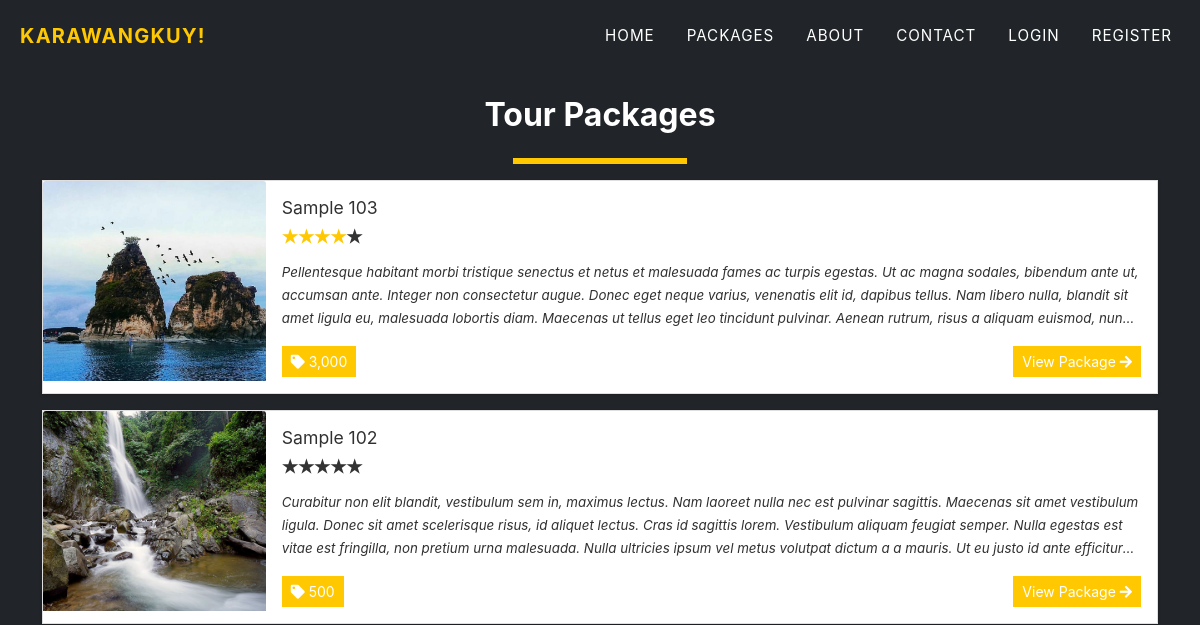
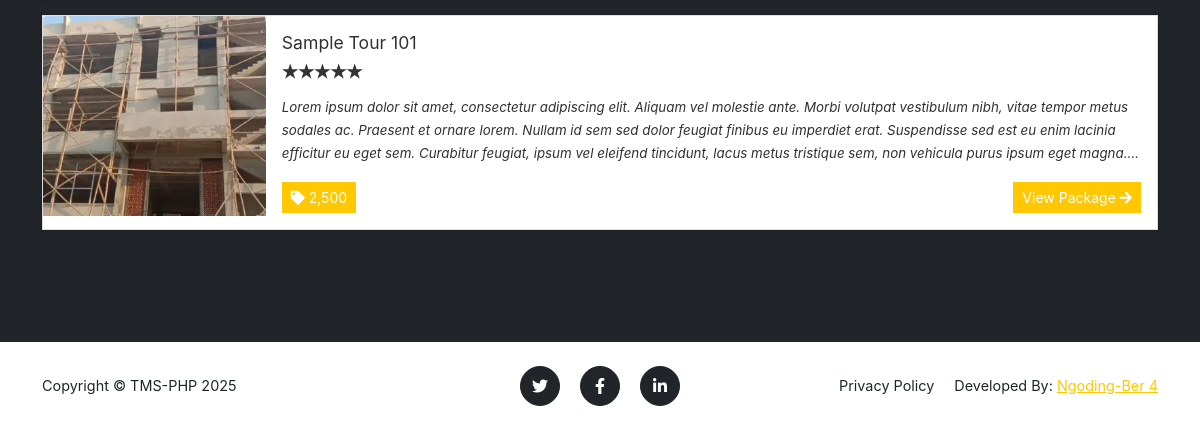
The page /?page=packages on the database as committed earlier (2 pictures, top to bottom).
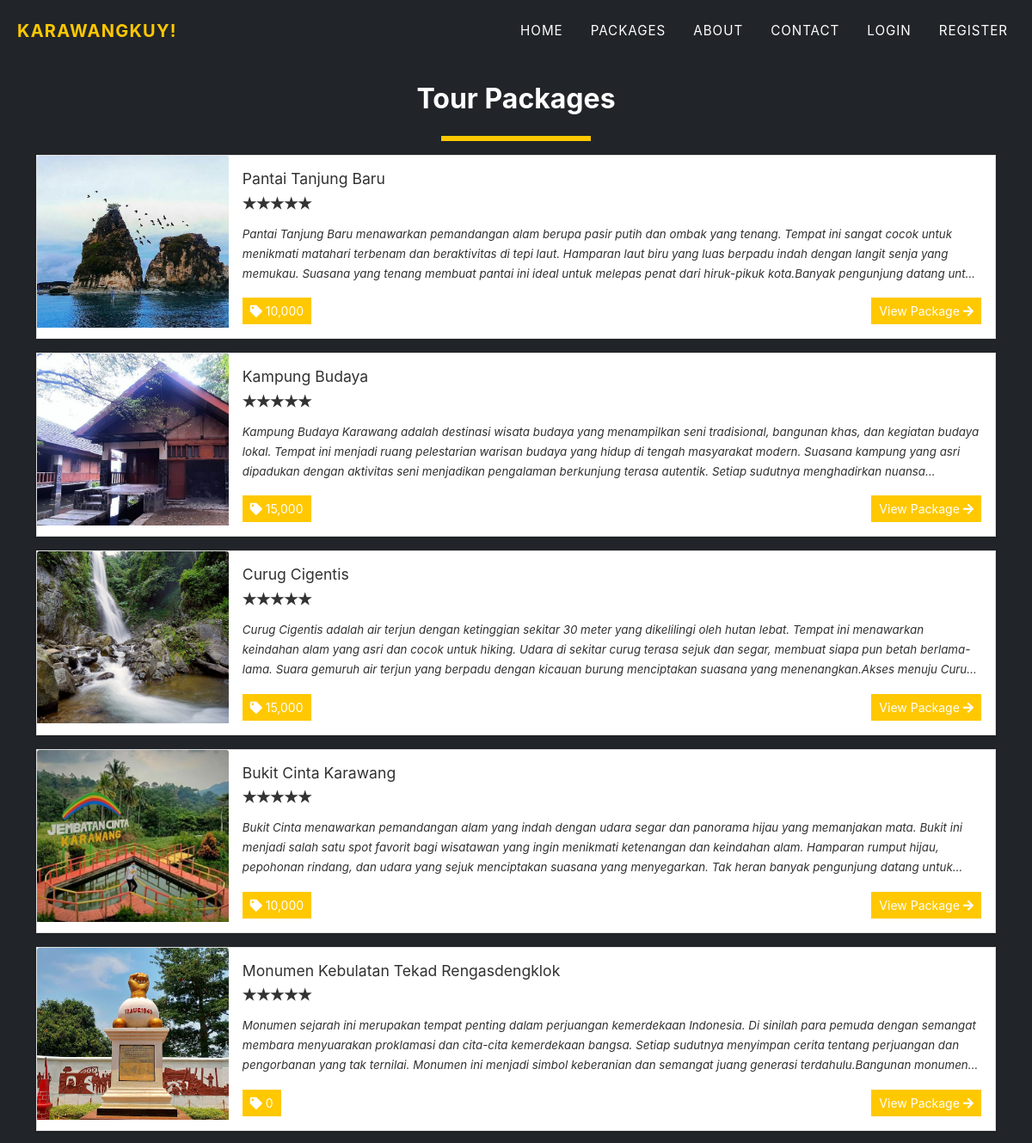
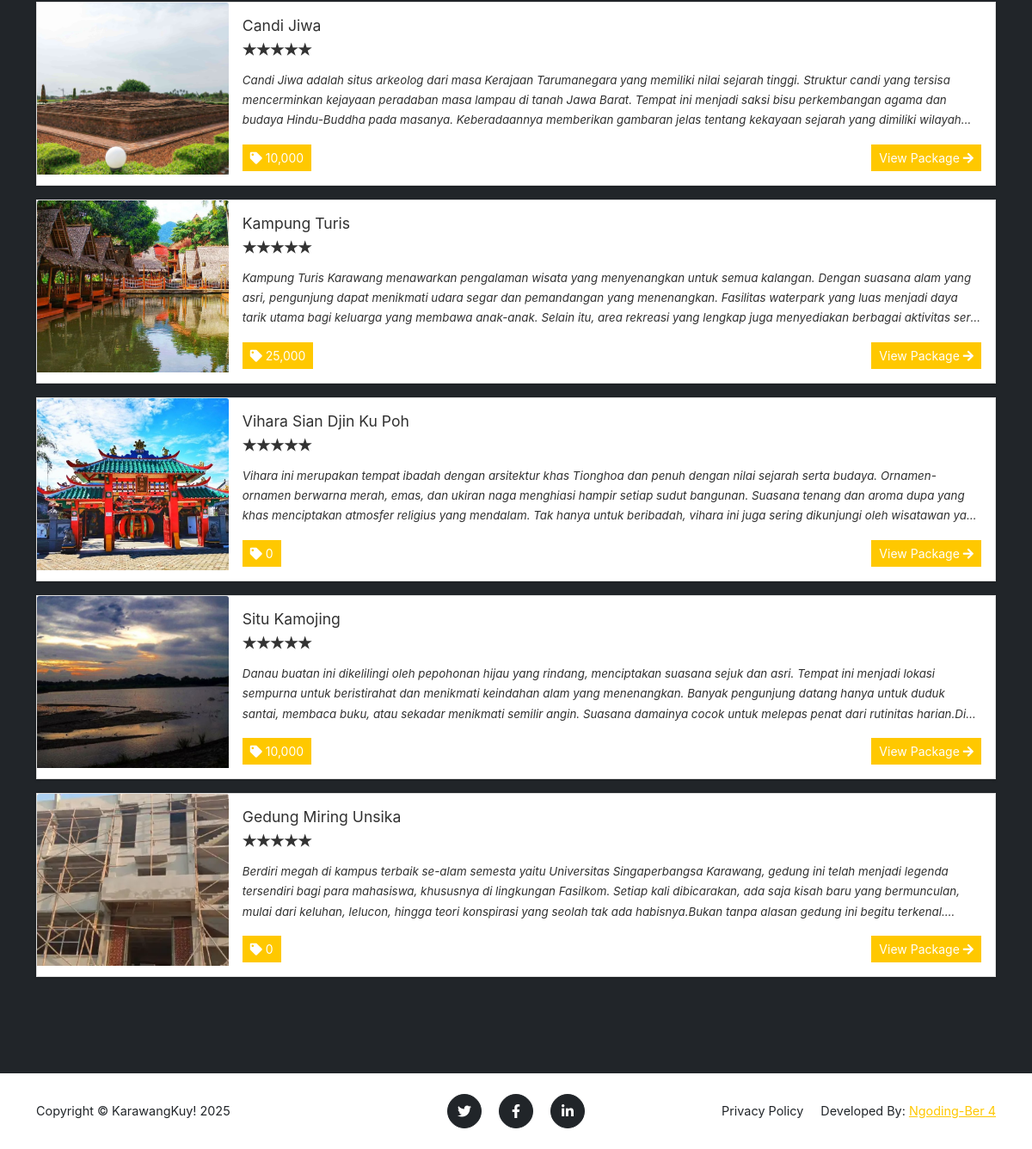
The same page on the database as committed later (2 pictures, top to bottom).
### tables this page shows
CREATE TABLE `packages` (
  `id` int(30) NOT NULL,
  `title` text DEFAULT NULL,
  `tour_location` text DEFAULT NULL,
  `cost` double NOT NULL,
  `description` text DEFAULT NULL,
  `upload_path` text DEFAULT NULL,
  `status` tinyint(4) NOT NULL DEFAULT 1 COMMENT '1 =active ,2 = Inactive',
  `date_created` datetime NOT NULL DEFAULT current_timestamp()
);

### config.php (called while the page is built, shortened)
<?php
require_once('classes/DBConnection.php');
require_once('classes/SystemSettings.php');
function validate_image($file){
	if(!empty($file)){
		if(is_file(base_app.$file)){
			return base_url.$file;
		}else{
			return base_url.'dist/img/no-image-available.png';
		}
	}else{
		return base_url.'dist/img/no-image-available.png';
	}
}
?>

### classes/DBConnection.php (called while the page is built, shortened)
<?php
class DBConnection{
    private $host = DB_SERVER;
    private $username = DB_USERNAME;
    private $password = DB_PASSWORD;
    private $database = DB_NAME;
    public $conn;
    public function __construct(){
        if (!isset($this->conn)) {
            $this->conn = new mysqli($this->host, $this->username, $this->password, $this->database);
        }
    }
}
?>

### packages.php (the view)
<section class="page-section bg-dark" id="home">
	<div class="container">
		<h2 class="text-center">Tour Packages</h2>
	<div class="d-flex w-100 justify-content-center">
		<hr class="border-warning" style="border:3px solid" width="15%">
	</div>
	<div class="w-100">
		<?php
		$packages = $conn->query("SELECT * FROM `packages` order by rand() ");
			while($row = $packages->fetch_assoc() ):
				$cover='';
				if(is_dir(base_app.'uploads/package_'.$row['id'])){
					$img = scandir(base_app.'uploads/package_'.$row['id']);
					$k = array_search('.',$img);
					if($k !== false)
						unset($img[$k]);
					$k = array_search('..',$img);
					if($k !== false)
						unset($img[$k]);
					$cover = isset($img[2]) ? 'uploads/package_'.$row['id'].'/'.$img[2] : "";
				}
				$row['description'] = strip_tags(stripslashes(html_entity_decode($row['description'])));
				$review = $conn->query("SELECT * FROM `rate_review` where package_id='{$row['id']}'");
				$review_count =$review->num_rows;
				$rate = 0;
				while($r= $review->fetch_assoc()){
					$rate += $r['rate'];
				}
				if($rate > 0 && $review_count > 0)
				$rate = number_format($rate/$review_count,0,"");
		?>
			<div class="card d-flex w-100 rounded-0 mb-3 package-item">
				<img class="card-img-top" src="<?php echo validate_image($cover) ?>" alt="<?php echo $row['title'] ?>" height="200rem" style="object-fit:cover">
				<div class="card-body">
				<h5 class="card-title truncate-1"><?php echo $row['title'] ?></h5>
				<div class=" w-100 d-flex justify-content-start">
				<form action="">
					<div class="stars stars-small">
							<input disabled class="star star-5" id="star-5" type="radio" name="star" <?php echo $rate == 5 ? "checked" : '' ?>/> <label class="star star-5" for="star-5"></label>
							<input disabled class="star star-4" id="star-4" type="radio" name="star" <?php echo $rate == 4 ? "checked" : '' ?>/> <label class="star star-4" for="star-4"></label>
							<input disabled class="star star-3" id="star-3" type="radio" name="star" <?php echo $rate == 3 ? "checked" : '' ?>/> <label class="star star-3" for="star-3"></label>
							<input disabled class="star star-2" id="star-2" type="radio" name="star" <?php echo $rate == 2 ? "checked" : '' ?>/> <label class="star star-2" for="star-2"></label>
							<input disabled class="star star-1" id="star-1" type="radio" name="star" <?php echo $rate == 1 ? "checked" : '' ?>/> <label class="star star-1" for="star-1"></label>
					</div>
				</form>
				</div>
				<p class="card-text truncate"><?php echo $row['description'] ?></p>
				<div class="w-100 d-flex justify-content-between">
					<span class="rounded-0 btn btn-flat btn-sm btn-primary"><i class="fa fa-tag"></i> <?php echo number_format($row['cost']) ?></span>
					<a href="./?page=view_package&id=<?php echo md5($row['id']) ?>" class="btn btn-sm btn-flat btn-warning">View Package <i class="fa fa-arrow-right"></i></a>
				</div>
				</div>
			</div>
		<?php endwhile; ?>
	</div>
	</div>
</section>

### index.php (shortened to what this page needs)
<!DOCTYPE html>
<html lang="en" class="" style="height: auto;">
<?php require_once('config.php'); ?>
 <?php require_once('inc/header.php') ?>
  <body class="hold-transition layout-top-nav" >
     <?php $page = isset($_GET['page']) ? $_GET['page'] : 'portal';  ?>
     <?php require_once('inc/topBarNav.php') ?>
     <?php
        if(!file_exists($page.".php") && !is_dir($page)){
            include '404.html';
        }else{
          if(is_dir($page))
            include $page.'/index.php';
          else
            include $page.'.php';
        }
      ?>
      <?php require_once('inc/footer.php') ?>
  </body>
</html>

### inc/header.php (shortened to what this page needs)
<head>
    <link rel="stylesheet" href="<?php echo base_url ?>plugins/fontawesome-free/css/all.min.css">
    <link rel="stylesheet" href="<?php echo base_url ?>plugins/tempusdominus-bootstrap-4/css/tempusdominus-bootstrap-4.min.css">
  <link rel="stylesheet" href="<?php echo base_url ?>plugins/datatables-bs4/css/dataTables.bootstrap4.min.css">
  <link rel="stylesheet" href="<?php echo base_url ?>plugins/datatables-responsive/css/responsive.bootstrap4.min.css">
  <link rel="stylesheet" href="<?php echo base_url ?>plugins/datatables-buttons/css/buttons.bootstrap4.min.css">
  <link rel="stylesheet" href="<?php echo base_url ?>plugins/select2/css/select2.min.css">
  <link rel="stylesheet" href="<?php echo base_url ?>plugins/select2-bootstrap4-theme/select2-bootstrap4.min.css">
    <link rel="stylesheet" href="<?php echo base_url ?>plugins/icheck-bootstrap/icheck-bootstrap.min.css">
    <link rel="stylesheet" href="<?php echo base_url ?>plugins/jqvmap/jqvmap.min.css">
    <link rel="stylesheet" href="<?php echo base_url ?>dist/css/adminlte.css">
    <link rel="stylesheet" href="<?php echo base_url ?>dist/css/custom.css">
    <link rel="stylesheet" href="<?php echo base_url ?>assets/css/styles.css">
    <link rel="stylesheet" href="<?php echo base_url ?>plugins/overlayScrollbars/css/OverlayScrollbars.min.css">
    <link rel="stylesheet" href="<?php echo base_url ?>plugins/daterangepicker/daterangepicker.css">
    <link rel="stylesheet" href="<?php echo base_url ?>plugins/summernote/summernote-bs4.min.css">
  <link rel="stylesheet" href="<?php echo base_url ?>plugins/sweetalert2-theme-bootstrap-4/bootstrap-4.min.css">
  </head>

### inc/topBarNav.php (shortened to what this page needs)
<nav class="navbar navbar-expand-lg navbar-dark fixed-top navbar-shrink" id="mainNav">
           <div class="container-fluid">
               <a class="navbar-brand" href="<?php echo $page !='home' ? './':''  ?>"><span class="text-waring">KarawangKuy!</span></a>
               <div class="collapse navbar-collapse" id="navbarResponsive">
                   <ul class="navbar-nav text-uppercase ms-auto py-4 py-lg-0">
                       <li class="nav-item"><a class="nav-link" href="<?php echo $page !='home' ? './':''  ?>">Home</a></li>
                       <li class="nav-item"><a class="nav-link" href="./?page=packages">Packages</a></li>
                       <li class="nav-item"><a class="nav-link" href="<?php echo $page !='home' ? './':''  ?>#about">About</a></li>
                       <li class="nav-item"><a class="nav-link" href="<?php echo $page !='home' ? './':''  ?>#contact">Contact</a></li>
                       <?php if(isset($_SESSION['userdata'])): ?>
                         <li class="nav-item"><a class="nav-link" href="./?page=my_account"><i class="fa fa-user"></i> Hi, <?php  echo $_settings->userdata('firstname') ?>!</a></li>
                         <li class="nav-item"><a class="nav-link" href="logout.php"><i class="fa fa-sign-out-alt"></i></a></li>
                       <?php else: ?>
                         <li class="nav-item"><a class="nav-link" href="javascript:void(0)" id="login_btn">Login</a></li>
                         <li class="nav-item"><a class="nav-link" href="javascript:void(0)" id="register_btn">Register</a></li>
                       <?php endif; ?>
                   </ul>
               </div>
           </div>
       </nav>

### inc/footer.php (shortened to what this page needs)
<footer class="footer py-4">
	<div class="container">
		<div class="row align-items-center">
			<div class="col-lg-4 text-lg-start">Copyright &copy; <?php echo $_settings->info('short_name') ?> 2025</div>
			<div class="col-lg-4 my-3 my-lg-0">
				<a class="btn btn-dark btn-social mx-2" href="#!"><i class="fab fa-twitter"></i></a>
				<a class="btn btn-dark btn-social mx-2" href="https://www.facebook.com/muhammad.sulton.tamvan"><i class="fab fa-facebook-f"></i></a>
				<a class="btn btn-dark btn-social mx-2" href="https://www.linkedin.com/in/muhammad-sulton-76723b2b9/"><i class="fab fa-linkedin-in"></i></a>
			</div>
			<div class="col-lg-4 text-lg-end">
				<a class="link-dark text-decoration-none me-3" href="javascript:void(0)" id="p_use">Privacy Policy</a>
        <span>Developed By: <a href="https://www.linkedin.com/in/muhammad-sulton-76723b2b9/">Ngoding-Ber 4</a></span>
			</div>
		</div>
	</div>
</footer>

Rows that differ between the two databases and show on the page:
changed packages: title "Sample 103" → "Pantai Tanjung Baru"; description "Pellentesque habitant morbi tristique senectus et netus et malesuada fames ac turpis egestas. Ut ac magna sodales, bibendum ante ut, accumsan ante. Integer non consectetur augue. Donec eget neque varius, venenatis elit id, dapibus tellus. Nam libero nulla, blandit sit amet ligula eu, malesuada lobortis diam. Maecenas ut tellus eget leo tincidunt pulvinar. Aenean rutrum, risus a aliquam euismod,…" → "Pantai Tanjung Baru menawarkan pemandangan alam berupa pasir putih dan ombak yang tenang. Tempat ini sangat cocok untuk menikmati matahari terbenam dan beraktivitas di tepi laut. Hamparan laut biru yang luas berpadu indah dengan langit senja yang memukau. Suasana yang tenang membuat pantai ini ideal untuk melepas penat dari hiruk-pikuk kota.Banyak pengunjung datang…"; cost "3,000" → "10,000"
added packages: shows a picture, title "Kampung Budaya", description "Kampung Budaya Karawang adalah destinasi wisata budaya yang menampilkan seni tradisional, bangunan khas, dan kegiatan budaya lokal. Tempat ini menjadi ruang pelestarian warisan budaya yang hidup di tengah masyarakat modern. Suasana kampung yang asri dipadukan dengan aktivitas seni menjadikan pengalaman berkunjung terasa autentik. Setiap sudutnya menghadirkan…", cost "15,000"
changed packages: title "Sample 102" → "Curug Cigentis"; description "Curabitur non elit blandit, vestibulum sem in, maximus lectus. Nam laoreet nulla nec est pulvinar sagittis. Maecenas sit amet vestibulum ligula. Donec sit amet scelerisque risus, id aliquet lectus. Cras id sagittis lorem. Vestibulum aliquam feugiat semper. Nulla egestas est vitae est fringilla, non pretium urna malesuada. Nulla ultricies ipsum vel metus volutpat dictum a a mauris. Ut eu justo id ante…" → "Curug Cigentis adalah air terjun dengan ketinggian sekitar 30 meter yang dikelilingi oleh hutan lebat. Tempat ini menawarkan keindahan alam yang asri dan cocok untuk hiking. Udara di sekitar curug terasa sejuk dan segar, membuat siapa pun betah berlama-lama. Suara gemuruh air terjun yang berpadu dengan kicauan burung menciptakan suasana yang menenangkan.Akses menuju…"; cost "500" → "15,000"
added packages: shows a picture, title "Bukit Cinta Karawang", description "Bukit Cinta menawarkan pemandangan alam yang indah dengan udara segar dan panorama hijau yang memanjakan mata. Bukit ini menjadi salah satu spot favorit bagi wisatawan yang ingin menikmati ketenangan dan keindahan alam. Hamparan rumput hijau, pepohonan rindang, dan udara yang sejuk menciptakan suasana yang menyegarkan. Tak heran banyak pengunjung datang…", cost "10,000"
added packages: shows a picture, title "Monumen Kebulatan Tekad Rengasdengklok", description "Monumen sejarah ini merupakan tempat penting dalam perjuangan kemerdekaan Indonesia. Di sinilah para pemuda dengan semangat membara menyuarakan proklamasi dan cita-cita kemerdekaan bangsa. Setiap sudutnya menyimpan cerita tentang perjuangan dan pengorbanan yang tak ternilai. Monumen ini menjadi simbol keberanian dan semangat juang generasi terdahulu.Bangunan…", cost "0"
added packages: shows a picture, title "Candi Jiwa", description "Candi Jiwa adalah situs arkeolog dari masa Kerajaan Tarumanegara yang memiliki nilai sejarah tinggi. Struktur candi yang tersisa mencerminkan kejayaan peradaban masa lampau di tanah Jawa Barat. Tempat ini menjadi saksi bisu perkembangan agama dan budaya Hindu-Buddha pada masanya. Keberadaannya memberikan gambaran jelas tentang kekayaan sejarah yang dimiliki…", cost "10,000"
added packages: shows a picture, title "Kampung Turis", description "Kampung Turis Karawang menawarkan pengalaman wisata yang menyenangkan untuk semua kalangan. Dengan suasana alam yang asri, pengunjung dapat menikmati udara segar dan pemandangan yang menenangkan. Fasilitas waterpark yang luas menjadi daya tarik utama bagi keluarga yang membawa anak-anak. Selain itu, area rekreasi yang lengkap juga menyediakan berbagai aktivitas…", cost "25,000"
added packages: shows a picture, title "Vihara Sian Djin Ku Poh", description "Vihara ini merupakan tempat ibadah dengan arsitektur khas Tionghoa dan penuh dengan nilai sejarah serta budaya. Ornamen-ornamen berwarna merah, emas, dan ukiran naga menghiasi hampir setiap sudut bangunan. Suasana tenang dan aroma dupa yang khas menciptakan atmosfer religius yang mendalam. Tak hanya untuk beribadah, vihara ini juga sering dikunjungi oleh wisatawan…", cost "0"
added packages: shows a picture, title "Situ Kamojing", description "Danau buatan ini dikelilingi oleh pepohonan hijau yang rindang, menciptakan suasana sejuk dan asri. Tempat ini menjadi lokasi sempurna untuk beristirahat dan menikmati keindahan alam yang menenangkan. Banyak pengunjung datang hanya untuk duduk santai, membaca buku, atau sekadar menikmati semilir angin. Suasana damainya cocok untuk melepas penat dari rutinitas…", cost "10,000"
changed packages: title "Sample Tour 101" → "Gedung Miring Unsika"; description "Lorem ipsum dolor sit amet, consectetur adipiscing elit. Aliquam vel molestie ante. Morbi volutpat vestibulum nibh, vitae tempor metus sodales ac. Praesent et ornare lorem. Nullam id sem sed dolor feugiat finibus eu imperdiet erat. Suspendisse sed est eu enim lacinia efficitur eu eget sem. Curabitur feugiat, ipsum vel eleifend tincidunt, lacus metus tristique sem, non vehicula purus ipsum eget…" → "Berdiri megah di kampus terbaik se-alam semesta yaitu Universitas Singaperbangsa Karawang, gedung ini telah menjadi legenda tersendiri bagi para mahasiswa, khususnya di lingkungan Fasilkom. Setiap kali dibicarakan, ada saja kisah baru yang bermunculan, mulai dari keluhan, lelucon, hingga teori konspirasi yang seolah tak ada habisnya.Bukan tanpa alasan gedung ini begitu…"; cost "2,500" → "0"
Other text that changed with them:
$_settings->info('short_name'): "TMS-PHP" → "KarawangKuy!"
